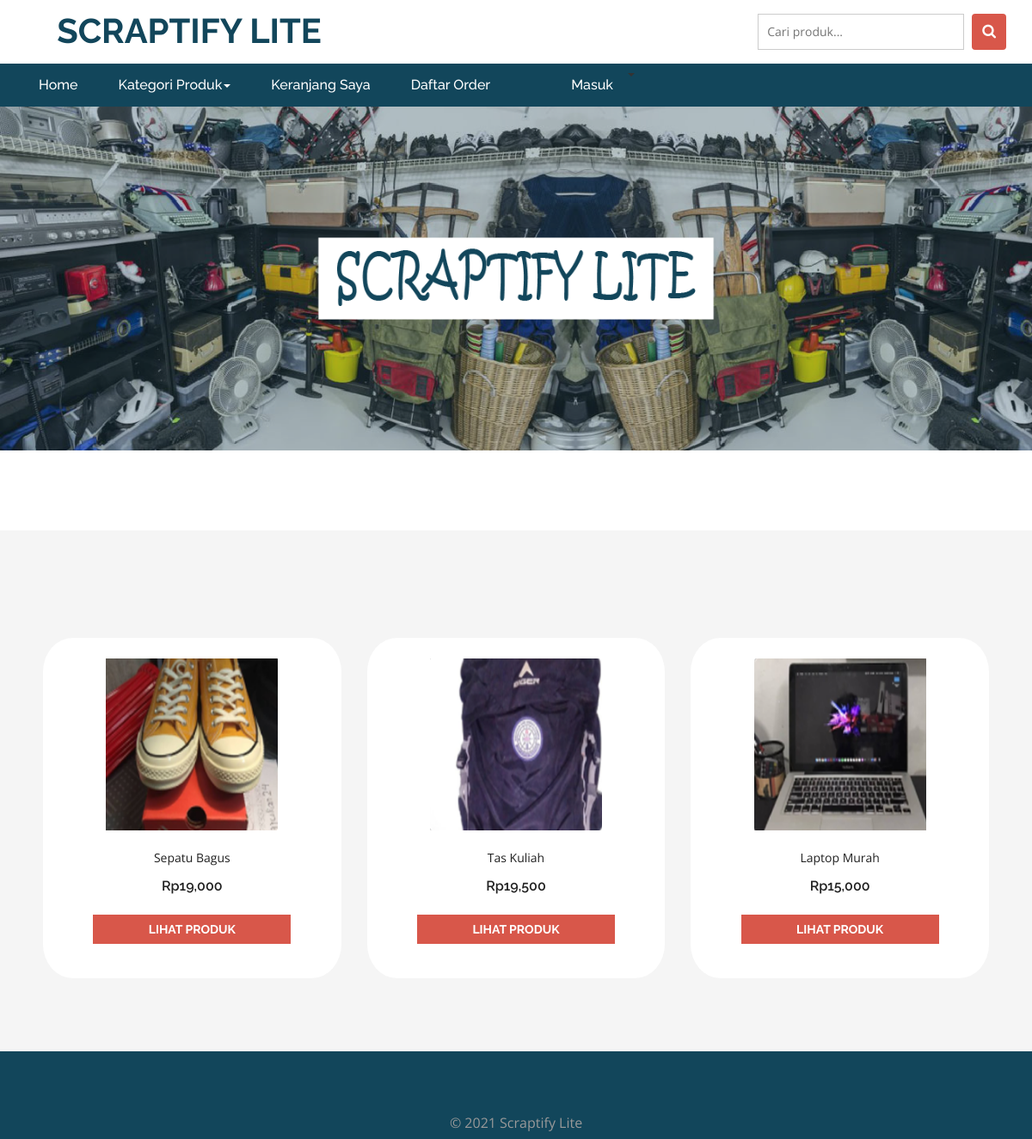
The page / on the database its author committed.
### tables this page shows
CREATE TABLE `produk` (
  `idproduk` int(11) NOT NULL,
  `idkategori` int(11) NOT NULL,
  `namaproduk` varchar(30) NOT NULL,
  `gambar` varchar(100) NOT NULL,
  `deskripsi` varchar(200) NOT NULL,
  `hargaafter` int(11) NOT NULL,
  `tgldibuat` timestamp NOT NULL DEFAULT current_timestamp()
);

### index.php (the view, shortened to what this page needs)
<?php
include 'dbconnect.php';
?>
<!DOCTYPE html>
<html>
	<head>
		<link href="css/bootstrap.css" rel="stylesheet" type="text/css" media="all" />
		<link href="css/style.css" rel="stylesheet" type="text/css" media="all" />
		<link href="css/font-awesome.css" rel="stylesheet">
	</head>
	<body>
		<div class="logo_products">
			<div class="container">
				<div class="w3ls_logo_products_left">
					<h1><a href="index.php">Scraptify Lite</a></h1>
				</div>
				<div class="w3l_search">
					<form action="search.php" method="post">
						<input type="search" name="Search" placeholder="Cari produk...">
						<button type="submit" class="btn btn-default search" aria-label="Left Align">
							<i class="fa fa-search" aria-hidden="true"> </i>
						</button>
					</form>
				</div>
				<div class="clearfix"> </div>
			</div>
		</div>
		<div class="navigation-agileits">
			<div class="container">
				<nav class="navbar navbar-default">
					<div class="collapse navbar-collapse" id="bs-megadropdown-tabs">
						<ul class="nav navbar-nav">
							<li class="active"><a href="index.php" class="act">Home</a></li>
							<li class="dropdown">
								<a href="#" class="dropdown-toggle" data-toggle="dropdown">Kategori Produk<b class="caret"></b></a>
							</li>
							<li><a href="cart.php">Keranjang Saya</a></li>
							<li><a href="daftarorder.php">Daftar Order</a></li>
							<li>
								<a href="#" class="dropdown-toggle" data-toggle="dropdown">
								<?php
									if(!isset($_SESSION['log'])){
										echo '
										<li><a href="login.php">Masuk</a></li>
										';
									}
								?>
								<b class="caret"></b></a>
							</li>
						</ul>
					</div>
				</nav>
			</div>
		</div>
		<ul id="demo1">
			<li>
				<img src="images/scraptify_lite.jpg" alt="" />
			</li>
		</ul>
		<div class="top-brands">
			<div class="container">
				<div class="bs-example bs-example-tabs" role="tabpanel" data-example-id="togglable-tabs">
					<div id="myTabContent" class="tab-content">
						<div role="tabpanel" class="tab-pane fade in active" id="expeditions" aria-labelledby="expeditions-tab">
							<div class="agile_top_brands_grids">
								<?php
									$brgs=mysqli_query($conn,"SELECT * from produk order by idproduk ASC");
									while($p=mysqli_fetch_array($brgs)){
								?>
								<div class="col-md-4 top_brand_left">
									<div class="hover14 column">
										<div class="agile_top_brand_left_grid">
											<div class="agile_top_brand_left_grid1">
												<figure>
													<div class="snipcart-item block" >
														<div class="snipcart-thumb">
															<a href="product.php?idproduk=<?php echo $p['idproduk'] ?>">
																<img title=" " alt=" " src="<?php echo $p['gambar']?>" width="200px" height="200px" />
															</a>
															<p><?php echo $p['namaproduk'] ?></p>
															<h4>
																Rp<?php echo number_format($p['hargaafter']) ?>
															</h4>
														</div>
														<div class="snipcart-details top_brand_home_details">
															<fieldset>
																<a href="product.php?idproduk=<?php echo $p['idproduk'] ?>"><input type="submit" class="button" value="Lihat Produk" /></a>
															</fieldset>
														</div>
													</div>
												</figure>
											</div>
										</div>
									</div>
								</div>
								<?php
									}
								?>
							</div>
						</div>
					</div>
				</div>
			</div>
		</div>
		<div class="footer-botm">
			<div class="footer-copy">
				<div class="container">
					<p>© 2021 Scraptify Lite</p>
				</div>
			</div>
		</div>
		<link href="css/skdslider.css" rel="stylesheet">
	</body>
</html>

### css/style.css (style rules this page uses)
html, body { font-size: 100%; font-family: 'Open Sans', sans-serif; background:#ffffff; }
ul li,ol li { font-size:14px; }
p { margin:0; }
h1,h2,h3,h4,h5,h6,a { font-family: 'Raleway', sans-serif; margin:0; font-weight:700; }
ul,label { margin:0; padding:0; }
.snipcart-thumb a { display: block; text-align: center; }
.agile_top_brand_left_grid { position: relative; display: block; }
input[type="submit"],#PPMiniCart .minicart-submit,.w3ls_vegetables ul li a,input[type="reset"],.agileinfo_mail_grid_left ul li a,.events_bottom_left2 ul li a,.w3ls_service_grids1_right a,ul.agileits_social_icons li a,.w3l_banner_nav_right_banner_pet a,.w3ls_w3l_banner_nav_right_grid_head_grid ul li a,.products-breadcrumb ul li a,.w3_footer_grid ul li a,.w3l_fresh_vegetables_grid ul li a,.wthree_footer_copy p a,.agile_top_brand_left_grid1 .button,.w3ls_logo_products_left1 ul.special_items li a,.w3ls_logo_products_left1 ul.phone_email li a { transition: .5s ease-in; -webkit-transition: .5s ease-in; -moz-transition: .5s ease-in; -o-transition: .5s ease-in; -ms-transition: .5s ease-in; }
.w3l_search { float: right; width: 25.33%; margin: 0em 0 0em 0em; }
.w3l_search input[type="search"] { width: 83%; padding:10px; font-size: 14px; color: #999; outline: none; border: 1px solid #cccccc; background: none; -webkit-appearance: none; transition: 0.5s all; -webkit-transition: 0.5s all; -moz-transition: 0.5s all; }
button.btn.btn-default.search { background: #D8574A; padding: 11px 12px 11px; float: right; outline: none; border: none; }
.w3l_search input[type="search"] { margin-top:0px; }
.w3l_search i.fa.fa-search { font-size: 17px; color:#fff; }
.logo_products { padding: 1em 0; }
.w3ls_logo_products_left { float: left; text-align: center; width: 33.33%; }
.w3ls_logo_products_left h1 a { font-size: 40px; color: #12465B; text-decoration: none; text-transform: uppercase; display: block; line-height: 1; }
.navbar-default .navbar-nav > li > a { color: #fff; font-size: 16px; font-weight: 500; }
.navbar-default .navbar-nav > .active > a, .navbar-default .navbar-nav > .active > a:hover, .navbar-default .navbar-nav > .active > a:focus { background-color: transparent; color: #fff !important; }
.navbar-default .navbar-collapse, .navbar-default .navbar-form { border: none; }
.navbar { position: relative; min-height: 50px; margin-bottom: 10px; border: 1px solid transparent; }
.navbar-default { background: none; border: none; }
.navbar-collapse { padding: 0; }
.navigation-agileits { background: #12465B; }
.navbar-nav > li { float: left; margin-left: 17px; }
.navbar-nav > li:nth-child(1) { margin-left: 0px; }
.navbar-collapse { padding: 0; box-shadow: none; }
.navbar { margin-bottom: 0; border: none; }
.agile_top_brand_left_grid { background: #FFFFFF; padding: .5em; position:relative; border-radius: 10%; }
.agile_top_brand_left_grid1 { padding:1em; }
.agile_top_brand_left_grid1 img { margin:0 auto; }
.top-brands { background: #f5f5f5; padding:5em 0; }
.agile_top_brand_left_grid1 p { color:#212121; margin:1.5em 0 1em; line-height:1.5em; text-transform:capitalize; font-size:14px; text-align: center; }
.agile_top_brand_left_grid1 h4,.agileinfo_single_right_snipcart h4 { font-weight:600; font-size:1em; color:#212121; text-align: center; }
.snipcart-details { text-align: center; margin: 1.5em auto 1em; width:77%; }
.snipcart-details input.button { font-size: 14px; color: #fff; background: #D8574A; text-decoration: none; position: relative; border: none; border-radius: 0; width: 100%; text-transform: uppercase; padding: .5em 0; outline: none; }
.column div.agile_top_brand_left_grid { position: relative; margin:0; }
.agile_top_brand_left_grid figure { margin: 0; padding: 0; background:transparent; overflow: hidden; z-index: 0; }
.hover14 figure { position: relative; }
.hover14 figure::before { position: absolute; top: 0; left: -75%; z-index: 2; display: block; content: ''; width: 50%; height: 100%; background: -webkit-linear-gradient(left, rgba(255,255,255,0) 0%, rgba(255,255,255,.3) 100%); background: linear-gradient(to right, rgba(255,255,255,0) 0%, rgba(255,255,255,.3) 100%); -webkit-transform: skewX(-25deg); transform: skewX(-25deg); }
div#myTabContent { padding: 5px 5px; }
.agile_top_brands_grids { margin-top: 40px; }
.hover14.column { border: none; }
.footer-copy p { margin:4em 0 0; text-align:center; color:#999; line-height:1.8em; }
.footer-botm { background: #12465B; padding: 5px 0; }

### rows shown on the page
produk: gambar (picture), namaproduk "Sepatu Bagus", hargaafter "19,000"
produk: gambar (picture), namaproduk "Tas Kuliah", hargaafter "19,500"
produk: gambar (picture), namaproduk "Laptop Murah", hargaafter "15,000"
